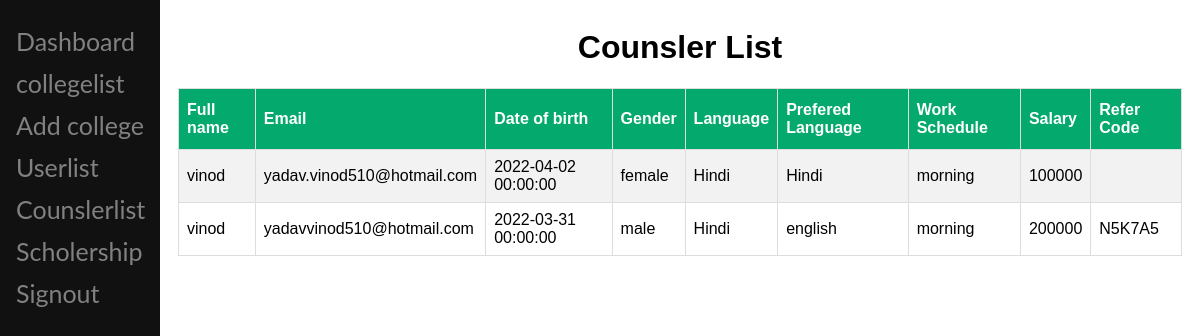
The page /counslerlist.php (signed in) on the database as committed earlier.
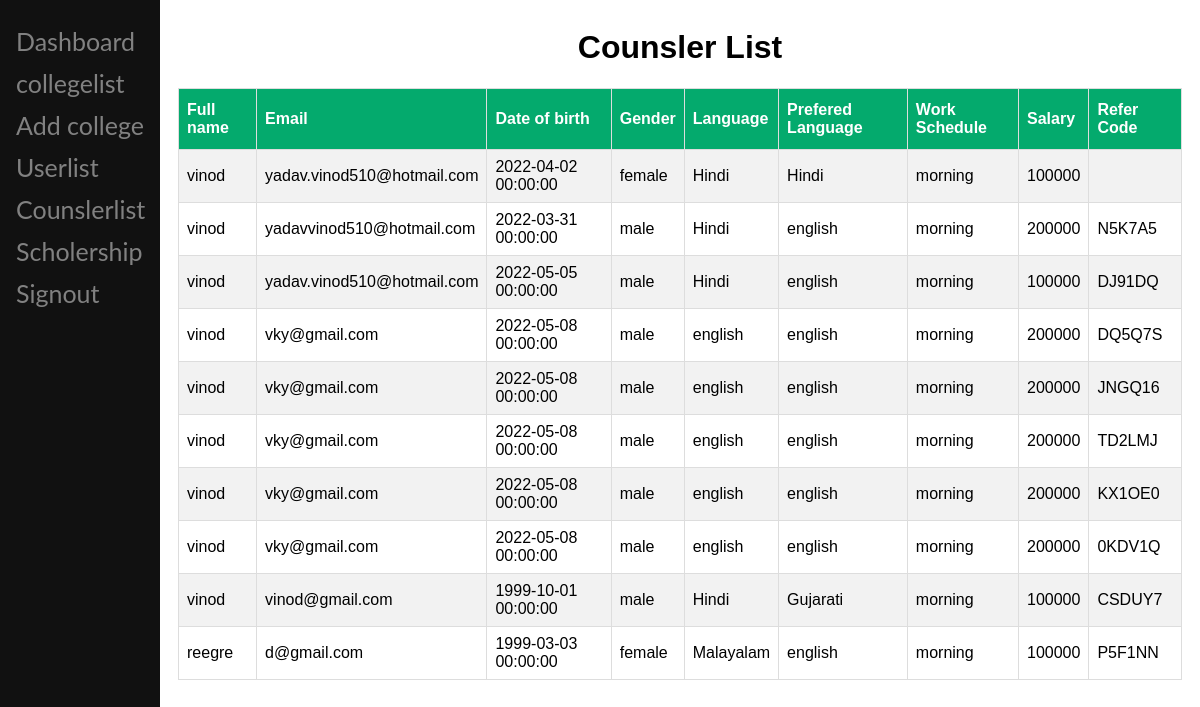
The same page on the database as committed later.
### tables this page shows
CREATE TABLE `counsler` (
  `id` int(11) NOT NULL,
  `fullname` varchar(25) NOT NULL,
  `email` varchar(255) NOT NULL,
  `dob` datetime NOT NULL,
  `gender` varchar(20) NOT NULL,
  `language` varchar(50) NOT NULL,
  `preferedlanguage` varchar(255) NOT NULL,
  `workschedule` varchar(100) NOT NULL,
  `salary` double DEFAULT NULL,
  `refercode` varchar(20) NOT NULL,
  `created` datetime NOT NULL
);

### functions.php (called while the page is built, shortened)
<?php
 function counslerlist(){
    $db=$GLOBALS['db'];
    $query="SELECT * FROM counsler";
    $runQuery=mysqli_query($db,$query);
    return $runQuery;
 }
  ?>

### counslerlist.php (the view, shortened to what this page needs)
<?php
require_once('functions.php');
$result=(counslerlist());
$admin = $_SESSION['userdata']['role'];
?>
<html>
<head>
</head>
<body>
<div class="sidenav">
  <a href="admin_dashboard.php">Dashboard</a>
  <a href="collegelist.php">collegelist</a>
  <?php if($admin == 'superadmin') {?>
    <a href="addcollege.php">Add college</a>
  <a href="totaluser.php">Userlist</a>
  <a href="counslerlist.php">Counslerlist</a>
  <a href="totalscholership.php">Scholership</a>
  <?php } ?>
  <a href="functions.php?adminlogout">Signout</a>
</div>
<div class="main">
<table id="customers">
<caption><h1>Counsler List</h1></caption>
<tr>
<th>Full name </th>
<th>Email </th>
<th>Date of birth </th>
<th>Gender </th>
<th>Language </th>
<th>Prefered Language </th>
<th>Work Schedule </th>
<th>Salary </th>
<th>Refer Code </th>
</tr>
<?php
 while($row =mysqli_fetch_array($result,MYSQLI_ASSOC))
  {
  echo "<tr>";
  echo "<td>" . $row['fullname'] . "</td>";
  echo "<td>" . $row['email'] . "</td>";
  echo "<td>" . $row['dob'] . "</td>";
  echo "<td>" . $row['gender'] . "</td>";
  echo "<td>" . $row['language'] . "</td>";
  echo "<td>" . $row['preferedlanguage'] . "</td>";
  echo "<td>" . $row['workschedule'] . "</td>";
  echo "<td>" . $row['salary'] . "</td>";
  echo "<td>" . $row['refercode'] . "</td>";
  echo "</tr>";
  }
?>
</table>
</div>
</body>
</html>

### counslerlist.php (style rules this page uses)
#customers { font-family: Arial, Helvetica, sans-serif; border-collapse: collapse; width: 100%; }
#customers td, #customers th { border: 1px solid #ddd; padding: 8px; }
#customers tr:nth-child(even) { background-color: #f2f2f2; }
#customers th { padding-top: 12px; padding-bottom: 12px; text-align: left; background-color: #04AA6D; color: white; }
body { font-family: "Lato", sans-serif; }
.sidenav { height: 100%; width: 160px; position: fixed; z-index: 1; top: 0; left: 0; background-color: #111; overflow-x: hidden; padding-top: 20px; }
.sidenav a { padding: 6px 8px 6px 16px; text-decoration: none; font-size: 25px; color: #818181; display: block; }
.main { margin-left: 160px; font-size: 28px; padding: 0px 10px; }

Rows that differ between the two databases and show on the page:
added counsler: fullname "vinod", email "yadav.vinod510@hotmail.com", dob "2022-05-05 00:00:00", gender "male", language "Hindi", preferedlanguage "english", workschedule "morning", salary "100000", refercode "DJ91DQ"
added counsler: fullname "vinod", email "vky@gmail.com", dob "2022-05-08 00:00:00", gender "male", language "english", preferedlanguage "english", workschedule "morning", salary "200000", refercode "DQ5Q7S"
added counsler: fullname "vinod", email "vky@gmail.com", dob "2022-05-08 00:00:00", gender "male", language "english", preferedlanguage "english", workschedule "morning", salary "200000", refercode "JNGQ16"
added counsler: fullname "vinod", email "vky@gmail.com", dob "2022-05-08 00:00:00", gender "male", language "english", preferedlanguage "english", workschedule "morning", salary "200000", refercode "TD2LMJ"
added counsler: fullname "vinod", email "vky@gmail.com", dob "2022-05-08 00:00:00", gender "male", language "english", preferedlanguage "english", workschedule "morning", salary "200000", refercode "KX1OE0"
added counsler: fullname "vinod", email "vky@gmail.com", dob "2022-05-08 00:00:00", gender "male", language "english", preferedlanguage "english", workschedule "morning", salary "200000", refercode "0KDV1Q"
added counsler: fullname "vinod", email "vinod@gmail.com", dob "1999-10-01 00:00:00", gender "male", language "Hindi", preferedlanguage "Gujarati", workschedule "morning", salary "100000", refercode "CSDUY7"
added counsler: fullname "reegre", email "d@gmail.com", dob "1999-03-03 00:00:00", gender "female", language "Malayalam", preferedlanguage "english", workschedule "morning", salary "100000", refercode "P5F1NN"
